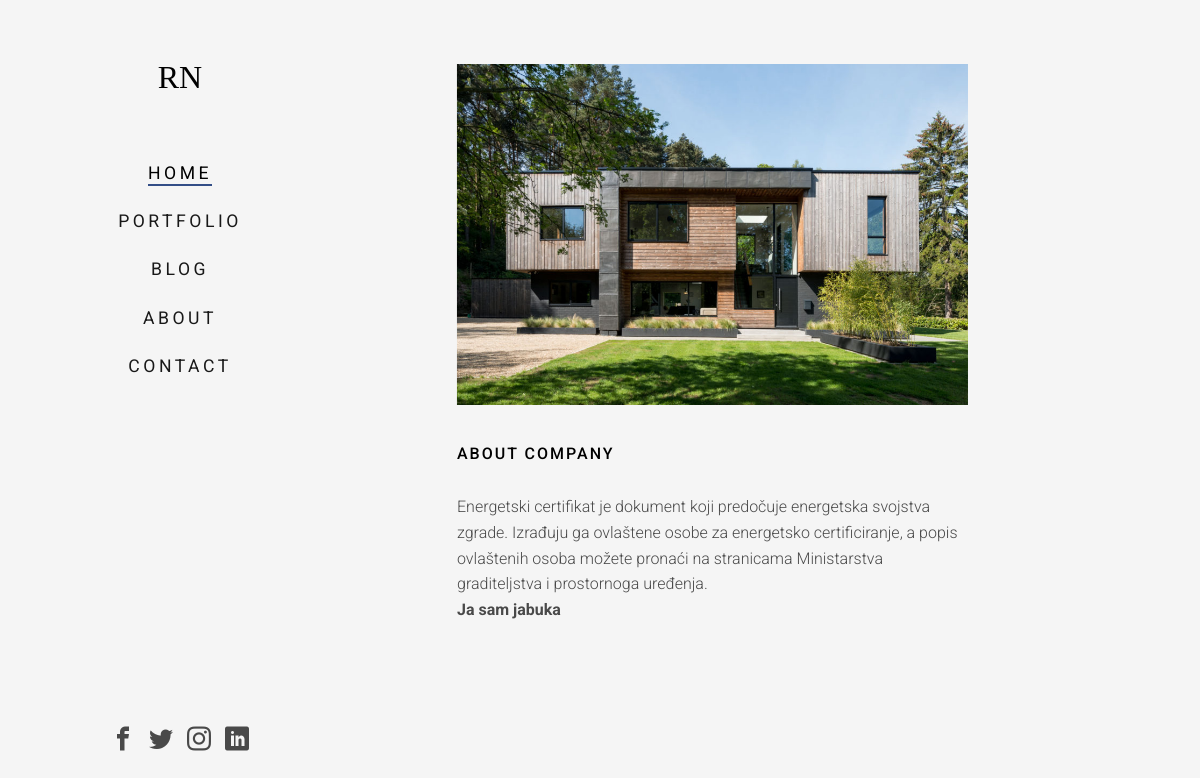
Before: /blog/1/ with the older database file.
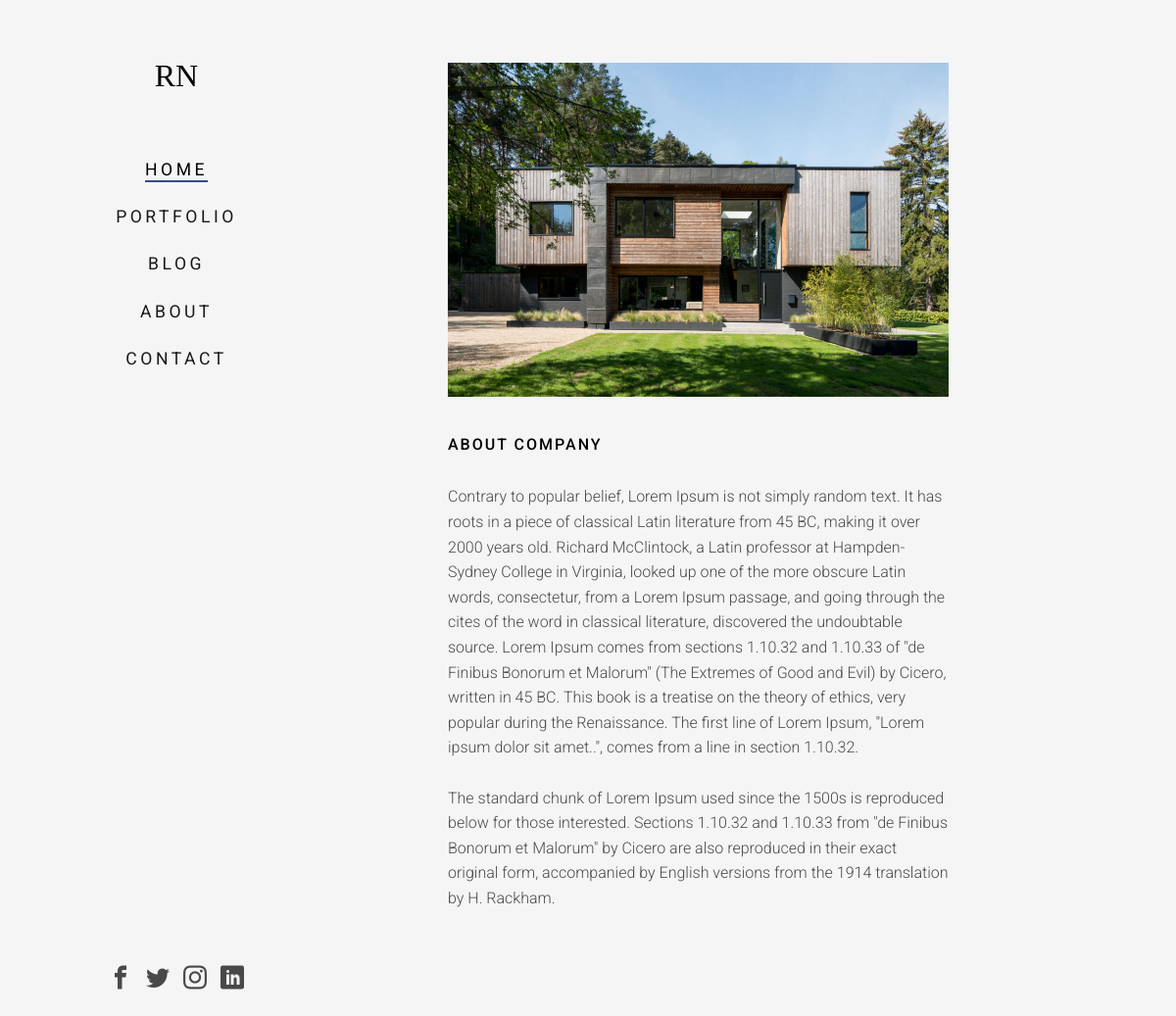
After: the same page with the newer database file.
### blog/models.py (models this page shows, shortened)
class Blog(models.Model):
    name = models.CharField(max_length=100, unique = True)
    text = models.CharField(max_length=10000)
    likes = models.IntegerField(default=0)
    date = models.DateField()
    created = models.DateTimeField(auto_now_add=True)
    image = models.ImageField(upload_to="images/",verbose_name='Image')
    REQUIRED_FIELDS = ['name','date','text','image']

### blog/views.py (the view)
# urls.py: url(r'(?P<pk>\d+)/$', BlogDetailView.as_view(), name='detail'),
class BlogDetailView(generic.DetailView):
    model = Blog
    def get_context_data(self, **kwargs):
        context = super().get_context_data(**kwargs)
        return context

### blog/templatetags/nbsp.py (called while the page is built)
@register.filter
def nbsp (string):
    return re.sub("&", "&nbsp;", string )

### blog/templates/blog/blog_detail.html (shortened to what this page needs)
{% extends "base.html" %}
{% load static %}
{% load nbsp %}
{% block content %}
<div id="fh5co-main">
    <div class="fh5co-narrow-content">
        <div class="row">
            <div class="col-md-8 col-md-offset-1 animate-box" data-animate-effect="fadeInLeft">
                <img class="img-responsive" src="{% static 'images/img_bg_5.jpg' %}" alt="Free HTML5 Bootstrap Template by FreeHTML5.co">
            </div>
        </div>
        <div class="row mt">
            <div class="col-md-8 col-md-offset-1 animate-box" data-animate-effect="fadeInLeft">
                <h2 class="fh5co-heading">About Company</h2>
                {% autoescape off %}
                <p>{{ object.text|linebreaksbr|nbsp }}</p>
                {% endautoescape %}
            </div>
        </div>
        <div class="row">
            <div class="col-md-8 col-md-offset-1 mt">
            </div>
        </div>
    </div>
</div>
{% endblock %}

### templates/base.html (shortened to what this page needs)
<!DOCTYPE html> {% load static %}
<html class="no-js">
<head>
    <link rel="stylesheet" href="{% static 'css/animate.css' %}">
    <link rel="stylesheet" href="{% static 'css/icomoon.css' %}">
    <link rel="stylesheet" href="{% static 'css/bootstrap.css' %}">
    <link rel="stylesheet" href="{% static 'css/flexslider.css' %}">
    <link rel="stylesheet" href="{% static 'css/style.css' %}">
</head>
<body>
    <div id="fh5co-page">
        <aside id="fh5co-aside" role="complementary" class="border js-fullheight">
            <h1 id="fh5co-logo"><a href="{% url 'landing:template' %}"></a>RN</h1>
            <nav id="fh5co-main-menu" role="navigation">
                <ul>
                    <li class="fh5co-active"><a href="{% url 'landing:template' %}">Home</a></li>
                    <li><a href="{% url 'post:template' %}">Portfolio</a></li>
                    <li><a href="{% url 'blog:template' %}">Blog</a></li>
                    <li><a href="{% url 'landing:about' %}">About</a></li>
                    <li><a href="{% url 'landing:contact' %}">Contact</a></li>
                </ul>
            </nav>
            <div class="fh5co-footer">
                <ul>
                    <li><a href="#"><i class="icon-facebook2"></i></a></li>
                    <li><a href="#"><i class="icon-twitter2"></i></a></li>
                    <li><a href="#"><i class="icon-instagram"></i></a></li>
                    <li><a href="#"><i class="icon-linkedin2"></i></a></li>
                </ul>
            </div>
        </aside>
        {% block content %} {% endblock %}
    </div>
</body>
</html>

### templates/static/css/icomoon.css (style rules this page uses)
[class^="icon-"], [class*=" icon-"] { font-family: 'icomoon' !important; speak: none; font-style: normal; font-weight: normal; font-variant: normal; text-transform: none; line-height: 1; -webkit-font-smoothing: antialiased; -moz-osx-font-smoothing: grayscale; }
.icon-facebook2:before { content: "\eac0"; }
.icon-instagram:before { content: "\eac2"; }
.icon-twitter2:before { content: "\eac6"; }
.icon-linkedin2:before { content: "\eaf9"; }

### templates/static/css/style.css (style rules this page uses)
body { font-family: "Roboto", Arial, sans-serif; font-weight: 300; font-size: 2vh; line-height: 1.6; color: rgba(0, 0, 0, 0.7); background: whitesmoke; }
a { color: #334e87; -webkit-transition: 0.5s; -o-transition: 0.5s; transition: 0.5s; }
p { margin-bottom: 1.5em; }
h1, h2, h3, h4, h5, h6 { color: #000; font-family: "Roboto", Arial, sans-serif; font-weight: 400; margin: 0 0 30px 0; }
#fh5co-page { width: 100%; overflow: hidden; position: relative; }
#fh5co-aside { padding-top: 60px; padding-bottom: 40px; width: 20%; position: fixed; bottom: 0; top: 0; left: 0; overflow-y: scroll; z-index: 1001; -webkit-transition: 0.5s; -o-transition: 0.5s; transition: 0.5s; }
@media screen and (max-width: 1200px) { #fh5co-aside { width: 30%; } }
#fh5co-aside #fh5co-logo { text-align: center; font-family: 'Baskervville', serif; font-weight: 200; margin-bottom: 2em; text-transform: uppercase; font-size: 4vh; }
#fh5co-aside #fh5co-main-menu ul { text-align: center; margin: 0; padding: 0; }
#fh5co-aside #fh5co-main-menu ul li { margin: 0 0 20px 0; padding: 0; list-style: none; }
#fh5co-aside #fh5co-main-menu ul li a { color: rgba(0, 0, 0, 0.9); text-decoration: none; letter-spacing: .1em; text-transform: uppercase; font-size: 2.2vh; font-weight: 400; position: relative; padding: 10px 10px; letter-spacing: .2em; font-family: "Roboto", Arial, sans-serif; -webkit-transition: 0.3s; -o-transition: 0.3s; transition: 0.3s; }
#fh5co-aside #fh5co-main-menu ul li a:after { content: ""; position: absolute; height: 2px; bottom: 7px; left: 10px; right: 10px; background-color: #334e87; visibility: hidden; -webkit-transform: scaleX(0); -moz-transform: scaleX(0); -ms-transform: scaleX(0); -o-transform: scaleX(0); transform: scaleX(0); -webkit-transition: all 0.3s cubic-bezier(0.175, 0.885, 0.32, 1.275); -moz-transition: all 0.3s cubic-bezier(0.175, 0.885, 0.32, 1.275); -ms-transition: all 0.3s cubic-bezier(0.175, 0.885, 0.32, 1.275); -o-transition: all 0.3s cubic-bezier(0.175, 0.885, 0.32, 1.275); transition: all 0.3s cubic-bezier(0.175, 0.885, 0.32, 1.275); }
#fh5co-aside #fh5co-main-menu ul li.fh5co-active a { color: black; }
#fh5co-aside #fh5co-main-menu ul li.fh5co-active a:after { visibility: visible; -webkit-transform: scaleX(1); -moz-transform: scaleX(1); -ms-transform: scaleX(1); -o-transform: scaleX(1); transform: scaleX(1); }
#fh5co-aside .fh5co-footer { position: absolute; bottom: 40px; font-size: 3vh; text-align: center; width: 100%; font-weight: 400; color: rgba(0, 0, 0, 0.6); padding: 0 20px; }
#fh5co-aside .fh5co-footer ul { padding: 0; margin: 0; text-align: center; }
#fh5co-aside .fh5co-footer ul li { padding: 0; margin: 0; display: inline; list-style: none; }
#fh5co-aside .fh5co-footer ul li a { color: rgba(0, 0, 0, 0.7); padding: 4px; }
#fh5co-main { width: 80%; float: right; -webkit-transition: 0.5s; -o-transition: 0.5s; transition: 0.5s; }
@media screen and (max-width: 1200px) { #fh5co-main { width: 70%; } }
#fh5co-main .fh5co-narrow-content { position: relative; width: 93%; margin: 0 auto; padding: 4em 0; clear: both; }
.fh5co-heading { font-size: 2vh; margin-bottom: 2em; font-weight: 500; text-transform: uppercase; letter-spacing: 2px; }
.js .animate-box { opacity: 0; }
.mt { margin-top: 5vh !important; }

Changed rows visible on the page:
changed Blog: text|nbsp "Energetski certifikat je dokument koji predočuje energetska svojstva zgrade. Izrađuju ga ovlaštene osobe za energetsko certificiranje, a popis ovlaštenih osoba možete pronaći na stranicama Ministarstva graditeljstva i prostornoga uređenja. Ja sam jabuka" → "Contrary to popular belief, Lorem Ipsum is not simply random text. It has roots in a piece of classical Latin literature from 45 BC, making it over 2000 years old. Richard McClintock, a Latin professor at Hampden-Sydney College in Virginia, looked up one of the more obscure Latin words, consectetur, from a Lorem Ipsum passage, and going through the cites of the word in classical literature, discovered the undoubtable source. Lorem Ipsum comes from sections 1.10.32 and 1.10.33 of \"de Finibus Bonorum et Malorum\" (The Extremes of Good and Evil) by Cicero, written in 45 BC. This book is a treatise on the theory of ethics, very popular during the Renaissance. The first line of Lorem Ipsum,…"
